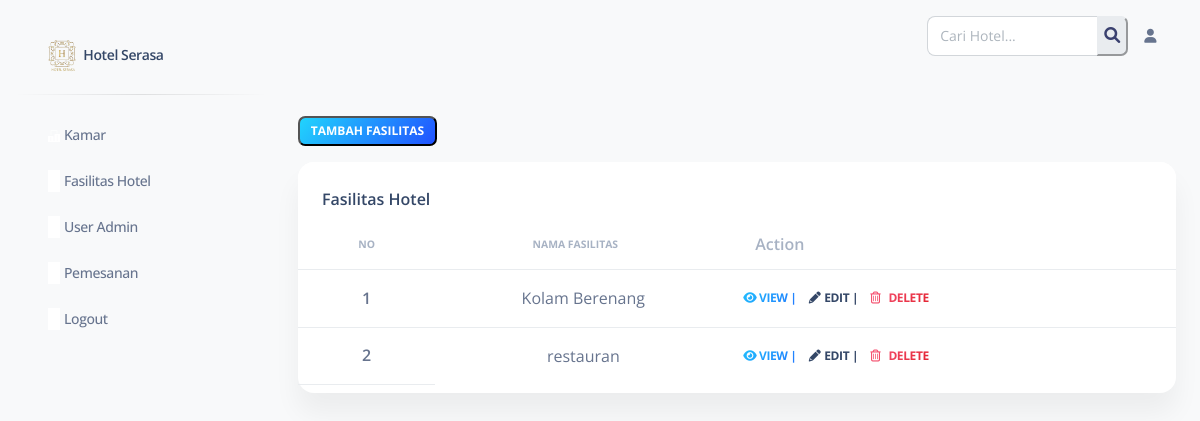
The page /pages/fasilitas_hotel.php on the database its author committed.
### tables this page shows
CREATE TABLE `fasilitas_hotel` (
  `id_fasilitas` int(11) NOT NULL,
  `nama_fasilitas` varchar(255) NOT NULL,
  `foto_fasilitas` varchar(255) NOT NULL,
  `deskripsi_fasilitas` text NOT NULL
);

### pages/fasilitas_hotel.php (the view, shortened to what this page needs)
<?php
include "../config/config.hotel.php";
?>
<!DOCTYPE html>
<html lang="en">
<head>
    <?php require_once "head-hotel.php"; ?>
</head>
<body class="g-sidenav-show  bg-gray-100">
    <?php
    require_once "navbar_admin.php";
    ?>
    <main class="main-content position-relative max-height-vh-100 h-100 mt-1 border-radius-lg ">
        <?php
        require_once "atas_admin.php";
        ?>
        <div class="container-fluid py-4">
            <div class="row">
                <div class="container-fluid py-4">
                    <div class="">
                        <button class="badge badge-sm bg-gradient-info mb-3" data-bs-target="#mymodal" data-bs-toggle="modal">Tambah Fasilitas</button>
                    </div>
                    <div class="row">
                        <div class="col-12">
                            <div class="card mb-4">
                                <div class="card-header pb-0">
                                    <?php
                                    $no = 1;
                                    if (isset($_POST['cari'])) {
                                        $cari = $_POST['cari'];
                                        $query = mysqli_query($conn, "select * from fasilitas_hotel where nama_fasilitas like '%" . $cari . "%'");
                                    } else {
                                        $query = mysqli_query($conn, "select * from fasilitas_hotel");
                                    }
                                    ?>
                                    <h6>Fasilitas Hotel</h6>
                                </div>
                                <div class="card-body px-0 pt-0 pb-2">
                                    <div class="table-responsive p-0">
                                        <table class="table align-items-center mb-0">
                                            <thead>
                                                <tr>
                                                    <th class="text-uppercase text-secondary text-center text-xxs font-weight-bolder opacity-7">No</th>
                                                    <th class="text-uppercase text-secondary text-center text-xxs font-weight-bolder opacity-7 ps-2">Nama Fasilitas</th>
                                                    <th class="text-secondary opacity-7">Action</th>
                                                </tr>
                                            </thead>
                                            <tbody>
                                                <?php
                                                while ($data = mysqli_fetch_array($query)) {
                                                ?>
                                                    <tr>
                                                        <th class="text-center"><?= $no++; ?></th>
                                                        <td class="text-center"><?= $data['nama_fasilitas']; ?></td>
                                                        <td class="align-middle">
                                                        <a class="btn btn-link text-info text-gradient px-1 mb-0" href="viesw_h.php?id=<?= $data['id_fasilitas']?>"><i class="fas fa-eye"></i> View |</a>
                                                            <a class="btn btn-link text-dark px-1 mb-0" href="edit_h.php?id=<?= $data['id_fasilitas'] ?>"><i class="fas fa-pencil-alt text-dark me-1" aria-hidden="true"></i>Edit |</a>
                                                            <a class="btn btn-link text-danger text-gradient px-1 mb-0" href="../controller/admin/delete_hController.php?id=<?= $data['id_fasilitas'] ?>"><i class="far fa-trash-alt me-2"></i>Delete</a>
                                                        </td>
                                                    </tr>
                                                <?php
                                                }
                                                ?>
                                            </tbody>
                                        </table>
                                    </div>
                                </div>
                            </div>
                        </div>
                    </div>
                </div>
            </div>
        </div>
    </main>
    <link rel="stylesheet" href="https://cdnjs.cloudflare.com/ajax/libs/font-awesome/6.0.0-beta3/css/all.min.css" />
</body>
</html>

### rows shown on the page
fasilitas_hotel: nama_fasilitas "Kolam Berenang"
fasilitas_hotel: nama_fasilitas "restauran"
